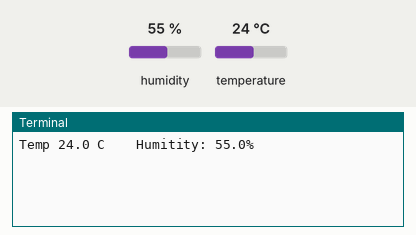
Bench run of a program on a simulated Raspberry Pi (BCM pin numbers). Parts: the last lines printed to the terminal. Inputs (shaded band) come from the test bench; at power-on: humidity 55 %, temperature 24 °C.

Above: at 1.2 s.
1.3 s: humidity set to 22 %
At 11.3 s:
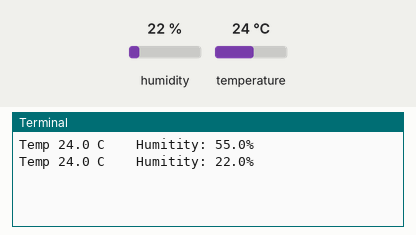
11.5 s: temperature set to 12 °C
At 21.4 s:
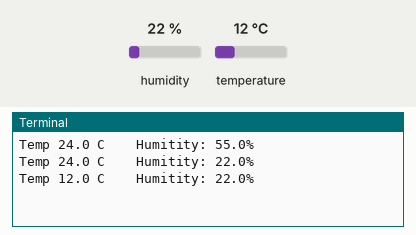
21.7 s: humidity set to 40 %
At 32.3 s:
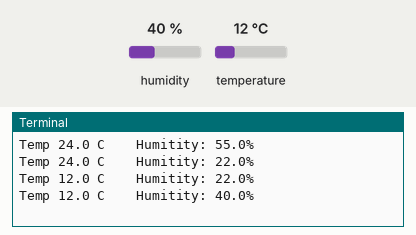
Timing chart, 0 to 33.8 s (numbered marks = the images above; inputs shaded):
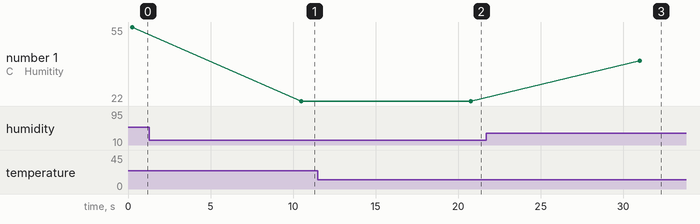

Measured:
- after the input at 1.3 s, the terminal: prints a new line after 9.2 s (image 1)
- after the input at 11.5 s, the terminal: prints a new line after 9.3 s (image 2)
- after the input at 21.7 s, the terminal: prints a new line after 9.3 s (image 3)
- plotted number 1: 55 → 22 after the input at 1.3 s, 22 → 40 after the input at 21.7 s

The program:

temperature.py
```python
import time
from configparser import ConfigParser

import adafruit_dht
import board
import RPi.GPIO as GPIO

dht = adafruit_dht.DHT22(board.D4)

while True:
    try:
        temperature = dht.temperature
        humidity = dht.humidity
        print(f"Temp {temperature} C \t Humitity: {humidity}%")
    except RuntimeError as e:
        # Reading doesn't always work! Just print error and we'll try again
        print("Reading from DHT failure: ", e.args)

    time.sleep(10)
```
